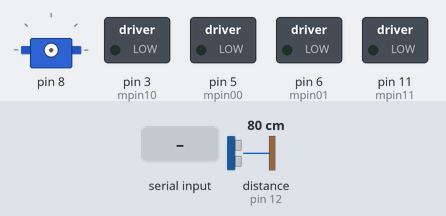
This sketch was run on a simulated Arduino Uno, built with avr-gcc and run on an emulated ATmega328P. Parts: servo, switched loads named in the sketch (green lamp = pin HIGH). Wiring (inferred from the names in the program): ultrasonic range finder: trigger pin 9; echo pin 12. The test bench sets the inputs (shaded band); at power-on: distance to the obstacle (sensor on pin 12) 80 cm. The echo pulse lasts 58.3 µs per cm; pins used as bus, display or sensor lines are not drawn.

Above: at 1.3 s.
1.4 s: "forward" received over the second serial link
4.0 s: "left" received over the second serial link
At 6.1 s:
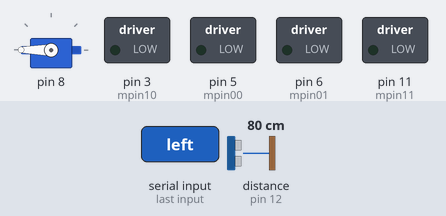
6.5 s: "right" received over the second serial link
At 8.5 s:
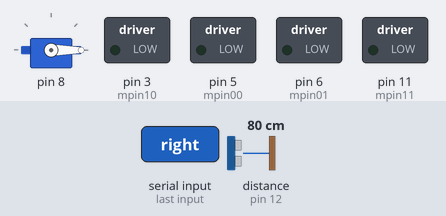
9.0 s: "engineBack" received over the second serial link
At 10.9 s:
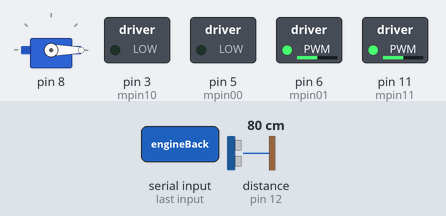
11.5 s: "engineLeft" received over the second serial link
At 13.5 s:
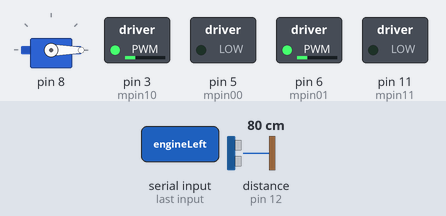
14.6 s: "engineRight" received over the second serial link
At 17.0 s:
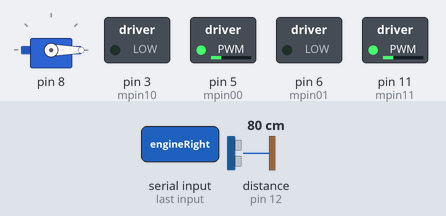
Timing chart, 0 to 18.7 s (numbered marks = the images above; inputs shaded):
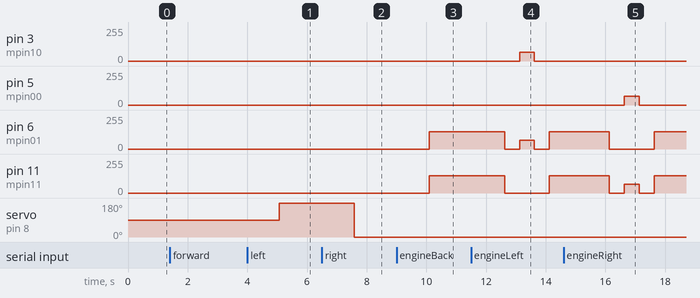

The sketch:

proiect.ino
```cpp
#include <Servo.h>
#include <SoftwareSerial.h>
// Pinii motor 1
#define mpin00 5
#define mpin01 6
// Pinii motor 2
#define mpin10 3
#define mpin11 11
#define echo 12
#define trig 9
#define txPin 4
#define rxPin 7

SoftwareSerial mySerial = SoftwareSerial(rxPin, txPin);

int stopped = 0;
String text = " ";
long timp1, timp2, timp3;
Servo srv;


void setup() {

  mySerial.begin(9600);
  Serial.begin(9600);
  // configurarea pinilor motor ca iesire, initial valoare 0
  digitalWrite(mpin00, 0);
  digitalWrite(mpin01, 0);
  digitalWrite(mpin10, 0);
  digitalWrite(mpin11, 0);
  pinMode (mpin00, OUTPUT);
  pinMode (mpin01, OUTPUT);
  pinMode (mpin10, OUTPUT);
  pinMode (mpin11, OUTPUT);
  pinMode (echo, INPUT);
  pinMode (trig, OUTPUT);

}
// Funcție pentru controlul unui motor
// Intrare: pinii m1 și m2, direcția și viteza
void StartMotor (int m1, int m2, int forward, int speed)
{

  if (speed == 0) // oprire
  {
    digitalWrite(m1, 0);
    digitalWrite(m2, 0);
  }
  else
  {
    if (forward)
    {
      digitalWrite(m2, 0);
      analogWrite(m1, speed); // folosire PWM
    }
    else
    {
      digitalWrite(m1, 0);
      analogWrite(m2, speed);
    }
  }
}
// Funcție de siguranță
// Execută oprire motoare, urmată de delay
void delayStopped(int ms)
{
  StartMotor (mpin00, mpin01, 0, 0);
  StartMotor (mpin10, mpin11, 0, 0);
  delay(ms);
}

void setServo(int pin, int angle) {
  srv.attach(pin);
  srv.write(angle);
  delay(1000);
  srv.detach();
}

void forward(int q) {

  stopped = 1;
  StartMotor (mpin00, mpin01, 1, 128);
  StartMotor (mpin10, mpin11, 1, 128);

  delay (q); // Cât timp e motorul pornit
}

void right(int q) {
  StartMotor (mpin00, mpin01, 1, 64);
  StartMotor (mpin10, mpin11, 0, 64);

  delay(q);
}

void left(int q) {
  StartMotor (mpin00, mpin01, 0, 64);
  StartMotor (mpin10, mpin11, 1, 64);

  delay(q);
}

double calcDistance() {

  digitalWrite(trig, 1);
  delayMicroseconds(10);
  digitalWrite(trig, 0);
  double distance;
  timp2 = pulseIn(echo, HIGH, 100000);
  digitalWrite(trig, 0);
  distance = (double)timp2 * 0.0343 / 2;
  return distance;
}

void back(int q) {

  stopped = -1;
  StartMotor (mpin00, mpin01, 0, 128);
  StartMotor (mpin10, mpin11, 0, 128);
  delay(q);
}

void loop() {

  double distance = calcDistance();
  mySerial.println(distance);

  if (mySerial.available()) {
    text = (String) mySerial.readString();

    if (text.substring(0, 7) == "forward") {
      setServo(8, 90);
    }
    if (text.substring(0, 6) == "left") {
      setServo(8, 180);
    }
    if (text.substring(0, 7) == "right") {
      setServo(8, 0);
    }

    if (text.substring(0, 12) == "engineForward") {
      if (stopped != 0) {
        delayStopped(500);
      }
      forward(500);
    }
    if (text.substring(0, 11) == "engineBack") {
      if (stopped != 0) {
        delayStopped(500);
      }
      back(500);
    }
    if (text.substring(0, 11) == "engineLeft") {
      if (stopped == 1) {
        delayStopped(500);
        left(500);
        delayStopped(500);
        forward(500);
      } else {
        if (stopped == -1) {
          delayStopped(500);
          left(500);
          delayStopped(500);
          back(500);
        } else {
          if (stopped == 0) {
            left(500);
            delayStopped(500);
          }
        }
      }

    }
    if (text.substring(0, 12) == "engineRight") {
      if (stopped == 1) {
        delayStopped(500);
        right(500);
        delayStopped(500);
        forward(500);
      } else {
        if (stopped == -1) {
          delayStopped(500);
          right(500);
          delayStopped(500);
          back(500);
        } else {
          if (stopped == 0) {
            right(500);
            delayStopped(500);
          }
        }
      }
    }
    if (text.substring(0, 4) == "stop") {
      stopped = 0;
      delayStopped(500);
    }

  }

  delay(500);

}
```

Measured:
- after the input at 4.0 s, servo on pin 8: 90° → 180° after 1.1 s
- after the input at 6.5 s, servo on pin 8: 180° → 0° after 1.1 s
- after the input at 9.0 s, pin 6 (mpin01), pin 11 (mpin11): 0/255 → 128/255 after 1.1 s
- after the input at 11.5 s, pin 3 (mpin10): 0/255 → 64/255 after 1.6 s, → 0/255 0.50 s later; pin 6 (mpin01): 128/255 → 0/255 after 1.1 s, → 64/255 0.50 s later, → 0/255 0.50 s later, → 128/255 0.50 s later; pin 11 (mpin11): 128/255 → 0/255 after 1.1 s, → 128/255 1.5 s later
- after the input at 14.6 s, pin 5 (mpin00): 0/255 → 64/255 after 2.0 s, → 0/255 0.50 s later; pin 6 (mpin01): 128/255 → 0/255 after 1.5 s, → 128/255 1.5 s later; pin 11 (mpin11): 128/255 → 0/255 after 1.5 s, → 64/255 0.50 s later, → 0/255 0.50 s later, → 128/255 0.50 s later
